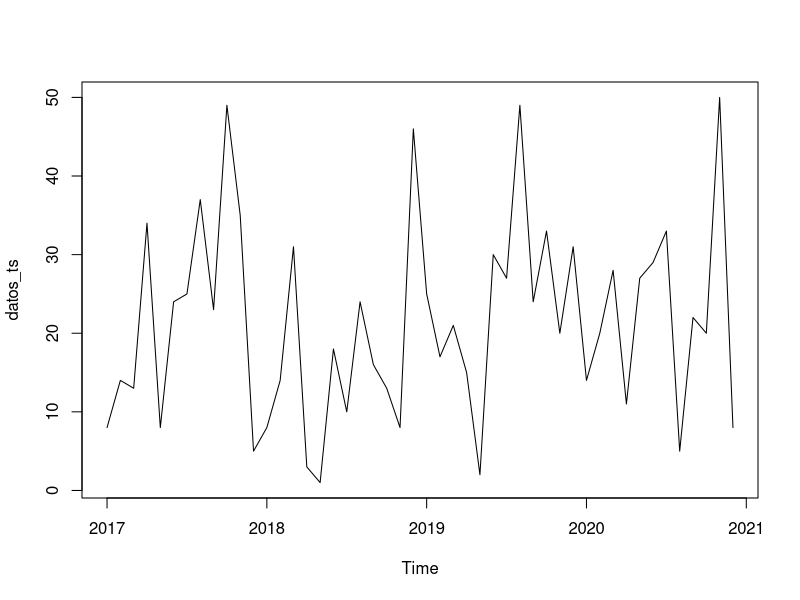
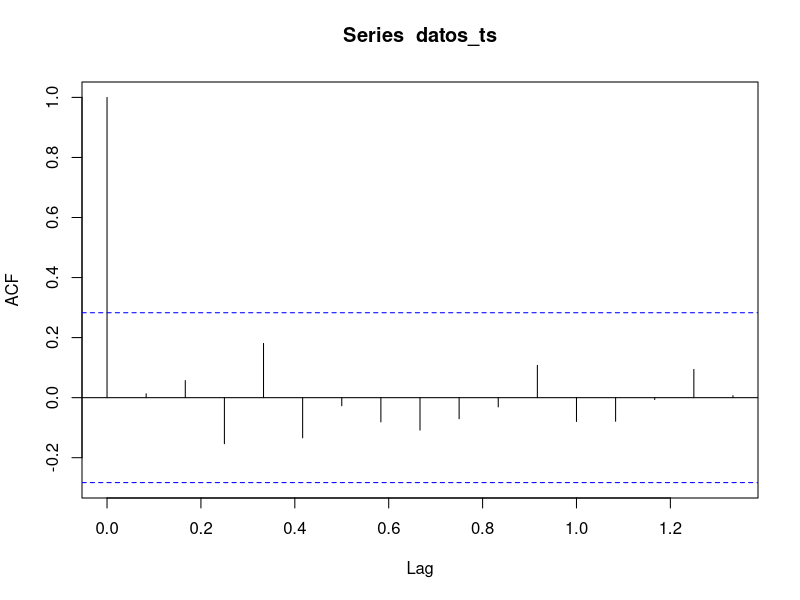
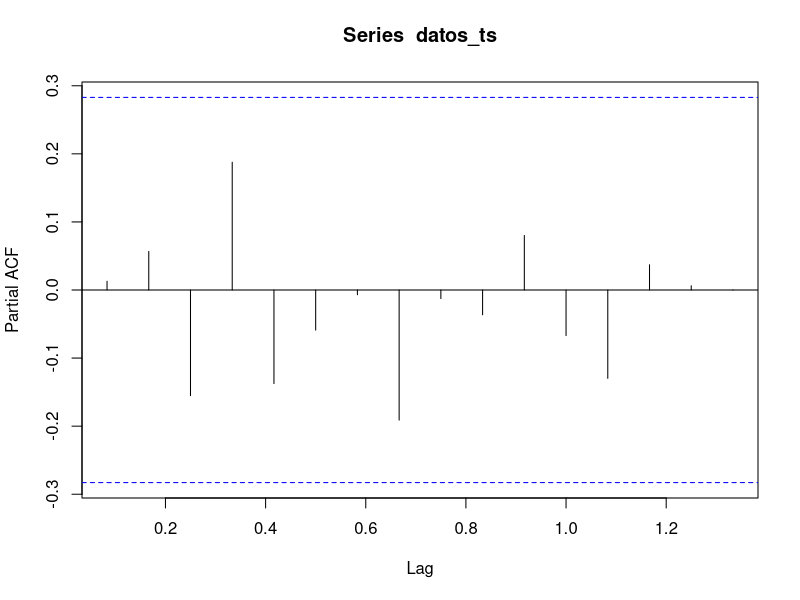
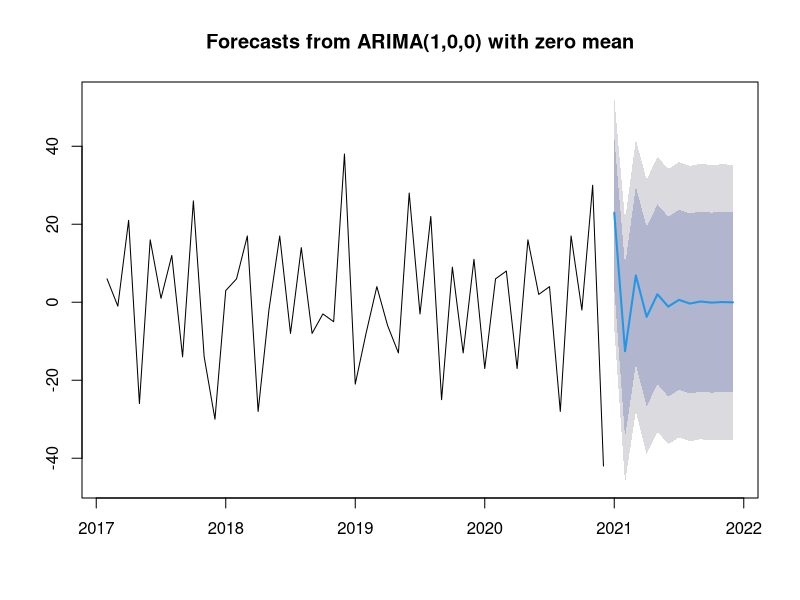
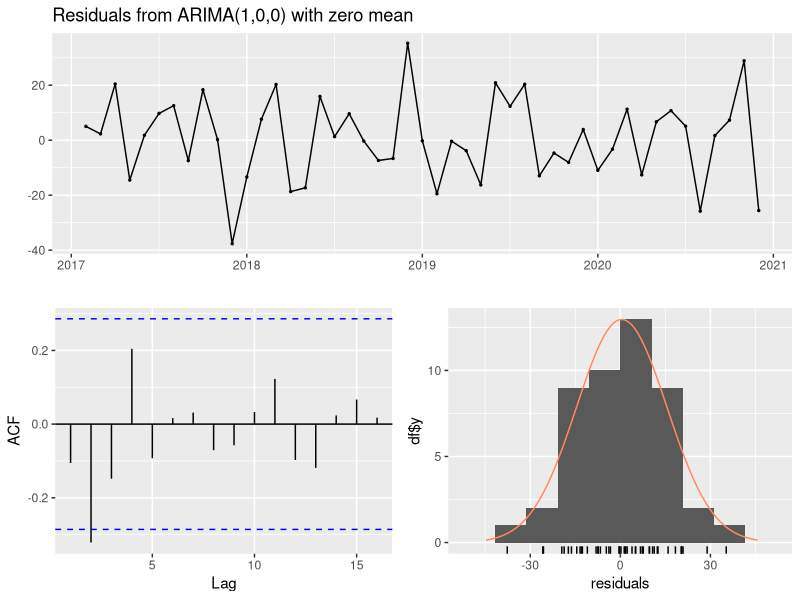

R code for these plots, in order:
## ---- chunk 1
library(forecast) 
library(tseries)  

datos <- readxl::read_excel("MUESTRA SERIE TIEMPO.xlsx")
sum(datos$quantity)

datos$transaction_date <- as.Date(datos$transaction_date, origin="1899-12-30")

datos_ts <- ts(datos$quantity, frequency = 12, start = c(2017, 1), end = c(2020,12)) 

plot(datos_ts) 
acf(datos_ts)  
pacf(datos_ts) 
## ---- chunk 2
adf.test(datos_ts)

#Si la prueba indica que la serie no es estacionaria, deberás diferenciarla:
datos_ts_diff <- diff(datos_ts)

adf.test(datos_ts_diff)
## ---- chunk 3
modelo_auto <- auto.arima(datos_ts_diff, ic = "bic") 
summary(modelo_auto)
## ---- chunk 4
pronóstico <- forecast(modelo_auto, h = 12) 
plot(pronóstico)
## ---- chunk 5
checkresiduals(modelo_auto)
